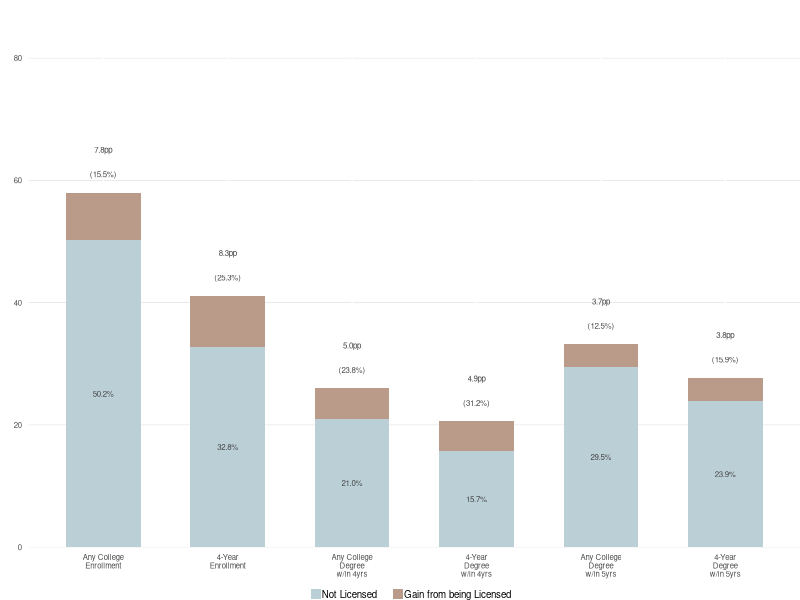
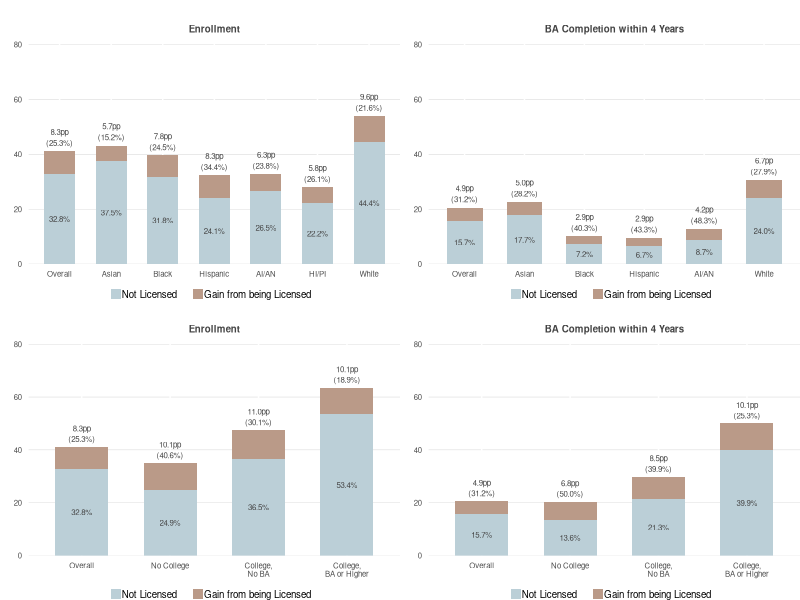

Here is the R script that generated these plots, in order: (Note: this script raises an error after producing the figures.)
## ---- chunk 1
library(knitr)
library(bookdown)

# https://cran.r-project.org/web/packages/kableExtra/vignettes/awesome_table_in_pdf.pdf
library(kableExtra)
library(tidyverse)
library(gridExtra)
library(scales)

knitr::opts_chunk$set(echo = F, message = F, warning = F)

knitr::knit_hooks$set(inline = function(x) {   if(!is.numeric(x)){     x   }else{    prettyNum(round(x,2), big.mark=",")    } })

theme_set(
  theme(
    text = element_text(size = 7),
    panel.background = element_blank(),
    plot.title = element_text(color = '#444444', size = 7, hjust = 0.5, face = 'bold'),
    axis.ticks = element_blank(),
    axis.title = element_text(face = 'bold'),
    legend.title = element_text(face = 'bold'),
    legend.key.size = unit(0.3, 'cm')
  )
)
## ---- chunk 2
create_cb_figure <- function(categories, values, plot_title) {
  cb_fig_df <- data.frame(
    category = rep(categories, each = 2),
    subcategory = rep(c('Not Licensed', 'Gain from being Licensed'), length(categories)), 
    value = values
  )
  
  cb_fig_df$category <- factor(cb_fig_df$category, levels = categories)
  
  cb_fig_df %>%
    left_join(
      cb_fig_df %>%
        pivot_wider(id_cols = category, names_from = subcategory, values_from = value) %>%
        mutate(
          total = `Not Licensed` + `Gain from being Licensed`,
          pct_change = `Gain from being Licensed` / `Not Licensed` * 100
        ),
      by = 'category') %>% 
    ggplot(aes(x = category, y = value, fill = subcategory, width = 0.6)) +
    geom_bar(position = 'stack', stat = 'identity') +
    geom_text(aes(y = value, label = if_else(subcategory == 'Not Licensed', str_c(sprintf('%.1f', value), '%'), '')), color = '#444444', size = 2, position = position_stack(vjust = 0.5)) +
    geom_text(aes(y = total + 3, label = if_else(subcategory == 'Not Licensed', str_c('(', sprintf('%.1f', pct_change), '%)'), '')), color = '#444444', size = 2) +
    geom_text(aes(y = total + 7, label = if_else(subcategory == 'Not Licensed', str_c(sprintf('%.1f', `Gain from being Licensed`), 'pp'), '')), color = '#444444', size = 2) +
    ggtitle(plot_title) +
    xlab('') + ylab('') + 
    scale_y_continuous(expand = expansion(mult = c(0, 0.05)), limits = c(0, 80)) +
    scale_fill_manual(values = c('#ba9a88', '#bbcfd7')) +
    theme(
        plot.margin = margin(t = 0.6, unit = 'cm'),
        panel.grid.major.y = element_line(size = 0.1, color = 'gray'),
        legend.title = element_blank(),
        legend.position = 'bottom',
        legend.margin = margin(t = -0.5, unit = 'cm'),
        legend.text = element_text(margin = margin(r = 0.2, unit = 'cm'))
      ) +
      guides(fill = guide_legend(reverse = T))
}

create_cb_figure(
    c('Any College\nEnrollment', '4-Year\nEnrollment', 'Any College\nDegree\nw/in 4yrs', '4-Year\nDegree\nw/in 4yrs', 'Any College\nDegree\nw/in 5yrs', '4-Year\nDegree\nw/in 5yrs'),
    c(50.2, 7.8, 32.8, 8.3, 21.0, 5.0, 15.7, 4.9, 29.5, 3.7, 23.9, 3.8),
    ''
  )
## ---- chunk 3
grid.arrange(
  create_cb_figure(
    c('Overall', 'Asian', 'Black', 'Hispanic', 'AI/AN', 'HI/PI', 'White'),
    c(32.8, 8.3, 37.5, 5.7, 31.8, 7.8, 24.1, 8.3, 26.5, 6.3, 22.2, 5.8, 44.4, 9.6),
    'Enrollment'
  ),
  create_cb_figure(
    c('Overall', 'Asian', 'Black', 'Hispanic', 'AI/AN', 'White'),
    c(15.7, 4.9, 17.7, 5.0, 7.2, 2.9, 6.7, 2.9, 8.7, 4.2, 24.0, 6.7),
    'BA Completion within 4 Years'
  ),
  create_cb_figure(
    c('Overall', 'No College', 'College,\nNo BA', 'College,\nBA or Higher'),
    c(32.8, 8.3, 24.9, 10.1, 36.5, 11.0, 53.4, 10.1),
    'Enrollment'
  ),
  create_cb_figure(
    c('Overall', 'No College', 'College,\nNo BA', 'College,\nBA or Higher'),
    c(15.7, 4.9, 13.6, 6.8, 21.3, 8.5, 39.9, 10.1),
    'BA Completion within 4 Years'
  ),
  ncol = 2
)
## ---- chunk 4
knitr::include_graphics('./../assets/images/reuters_voter_database.png')
#![The enrollment funnel](assets/images/enrollment_funnel.png)
## ---- chunk 5
knitr::include_graphics('./../assets/images/enrollment_funnel.png')
#![The enrollment funnel](assets/images/enrollment_funnel.png)
## ---- chunk 6
knitr::include_graphics('./../assets/images/Illustration-EMS-Enroll360-Final-V3.png')
#![The enrollment funnel](assets/images/enrollment_funnel.png)
